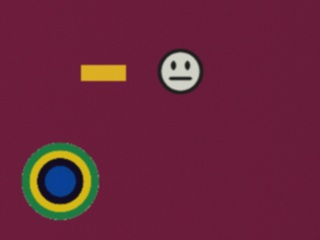
#> input picture ejemplos/fondo_colores_FAKE_0027_BBKYG.jpg, 320 x 240 px
$ python -i candidates.py   (imports and definitions only)
#> lines starting #> are read from the running program, lines starting #| are printed output that depends on the picture; after the words box and inside, x2 and y2 are one past the last pixel; in counts of white or black regions, pixels touching at a corner belong together
#> further down, picture is the input picture: shape (240, 320, 3); mean B, G, R 60.5, 36.7, 106.7
"""Paso 1: encontrar discos de color (posibles targets) en la imagen."""

from dataclasses import dataclass
from typing import List, Optional

import cv2
import numpy as np

from .colors import BACKGROUND
from .config import Config

_NO_CONTOUR = np.zeros((0, 1, 2), np.int32)


@dataclass
class Disc:
    cx: float
    cy: float
    axes: tuple      # (eje1, eje2) diámetros completos de la elipse
    angle: float     # grados, como lo da cv2.fitEllipse
    contour: np.ndarray

    @property
    def r(self) -> float:
        return (self.axes[0] + self.axes[1]) / 4.0

    @property
    def ellipse(self):
        return ((self.cx, self.cy), self.axes, self.angle)


# [12 lines left out: function target_mask, not called in this run]


def edge_mask(image_bgr: np.ndarray) -> np.ndarray:
    """Regiones cerradas por bordes fuertes (para cuando el fondo también es de color)."""
    gray = cv2.cvtColor(image_bgr, cv2.COLOR_BGR2GRAY)
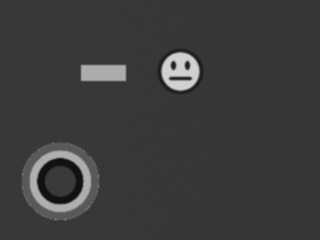
#> gray: shape (240, 320); min 13, max 214, mean 60.3
    hsv = cv2.cvtColor(image_bgr, cv2.COLOR_BGR2HSV)
#> hsv: shape (240, 320, 3); mean H, S, V 157.7, 184.4, 109.9
    e1 = cv2.Canny(gray, 40, 120)
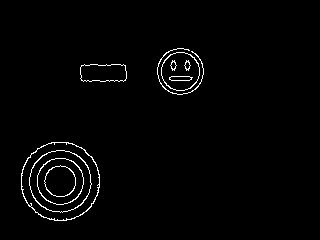
#> e1: shape (240, 320); 1.7% white in thin lines or dots, all inside (x1, y1, x2, y2) = (21, 48, 204, 221)
    e2 = cv2.Canny(hsv[:, :, 1], 40, 120)
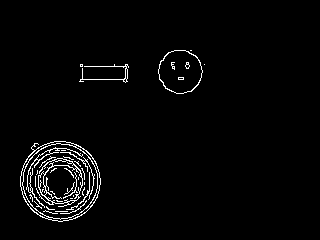
#> e2: shape (240, 320); 2.6% white in thin lines or dots, all inside (x1, y1, x2, y2) = (20, 50, 205, 222)
    e3 = cv2.Canny(hsv[:, :, 0], 40, 120)
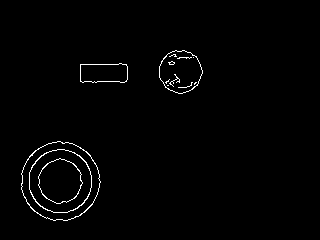
#> e3: shape (240, 320); 1.3% white in thin lines or dots, all inside (x1, y1, x2, y2) = (21, 50, 203, 221)
    edges = cv2.dilate(e1 | e2 | e3, np.ones((3, 3), np.uint8))
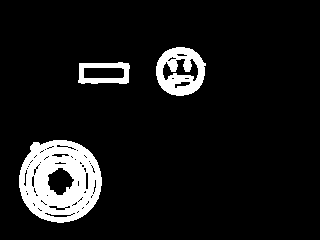
#> edges: shape (240, 320); 8.9% white; 3 white regions
    # Rellenar cada contorno cerrado
    filled = np.zeros_like(edges)
    cnts, _ = cv2.findContours(edges, cv2.RETR_EXTERNAL, cv2.CHAIN_APPROX_NONE)
#> cnts = 3 contours; box (x1, y1, x2, y2) and area: (19, 140, 102, 223) 5368, (156, 47, 206, 96) 1856, (78, 62, 130, 84) 962
    cv2.drawContours(filled, cnts, -1, 255, -1)
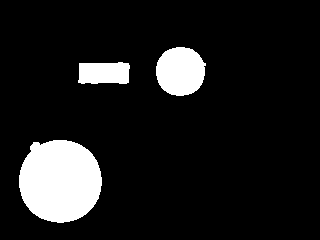
#> filled: shape (240, 320); 11% white; 3 white regions, box (x1, y1, x2, y2) and area: (19, 140, 102, 223) 5491, (156, 47, 206, 96) 1928, (78, 62, 130, 84) 1031
    return filled


# [133 lines left out: functions ellipse_iou, find_discs, dedupe, disc_from_bbox, not called in this run]

>>> import cv2
>>> picture = cv2.imread('../ejemplos/fondo_colores_FAKE_0027_BBKYG.jpg')
>>> result = edge_mask(picture)
